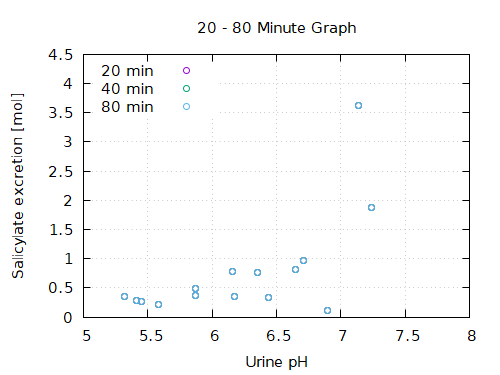

Generate this figure with gnuplot:
aspect = 800.0 / 600.0
width = 500
height = width / aspect
set terminal pngcairo size width,height enhanced font ",11"
set output "pha.png"
set grid
set key left top
set title "20 - 80 Minute Graph"
set xlabel "Urine pH"
set ylabel "Salicylate excretion [mol]"
set xrange [5 : 8]
set yrange [0 : 4.5]
plot \
	"pha.dat" using 1:2 pt 6 title "20 min", \
	"pha.dat" using 1:2 pt 6 title "40 min", \
	"pha.dat" using 1:2 pt 6 title "80 min"
